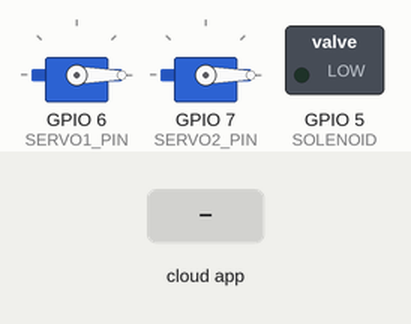
Simulated run of this sketch. Board: ESP32. On the bench: 2 × servo, switched loads named in the sketch (green lamp = pin HIGH). Inputs (shaded band) come from the test bench. WiFi joins after 1.5 s; servers stay silent unless stated; the Firebase database answers and starts empty; what the sketch prints to the serial monitor is not drawn.

Above: at 2.7 s.
2.8 s: the phone or cloud app sets 0 to 1
At 3.6 s:
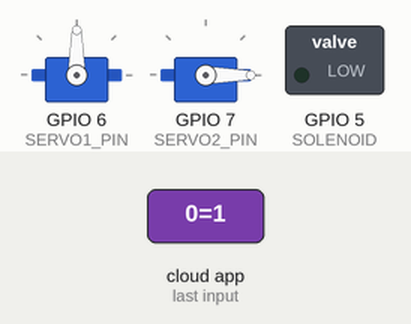
4.5 s: the phone or cloud app sets 1 to 1
At 5.8 s:
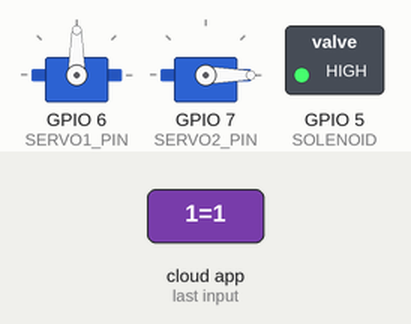
6.1 s: the phone or cloud app sets 4 to 1
At 6.6 s:
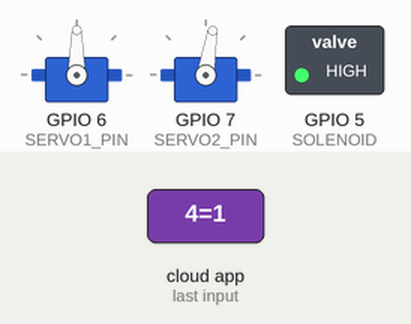
9.1 s: the phone or cloud app sets 0 to 0
At 10.11 s:
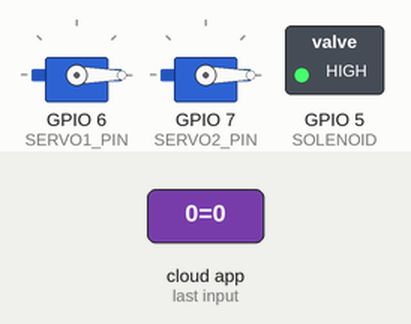
12.1 s: the phone or cloud app sets 1 to 0
At 12.98 s:
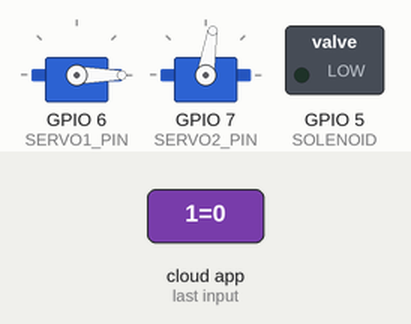
15.1 s: the phone or cloud app sets 0 to 1
At 15.53 s:
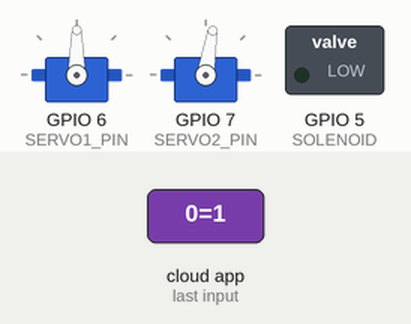
Timing chart, 0 to 19.1 s (numbered marks = the images above; inputs shaded):
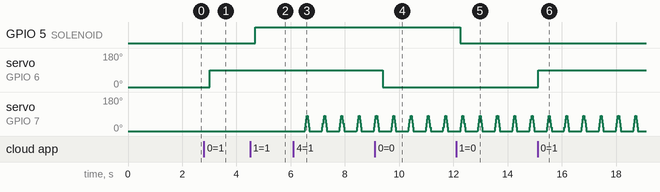

The sketch:

arduino-servo.ino
```cpp
#include <WiFi.h>
#include <Firebase_ESP_Client.h>
#include <ESP32Servo.h>

// Wi-Fi credentials
#define WIFI_SSID "Abhishek iPhone"
#define WIFI_PASSWORD "hacker55"

// Firebase credentials
#define API_KEY "AIzaSyB6W1DJLDT1mJ3X_DDR3AmKAPwyU27J2Ao"
#define DATABASE_URL "https://iot-sever-c8192-default-rtdb.europe-west1.firebasedatabase.app/"

// GPIOs
#define SERVO1_PIN 6
#define SERVO2_PIN 7
#define SOLENOID 5  // ✅ solenoid pin

// Firebase objects
FirebaseData fbdo;
FirebaseAuth auth;
FirebaseConfig config;
bool signupOK = false;

// Servo control
Servo servo1, servo2;
const int activeAngle = 90;
const int idleAngle = 0;

// Firebase paths
const String path1 = "/frets/0";
const String path2 = "/frets/4"; // strumming
const String path3 = "/frets/1";  // ✅ solenoid path

// Timing
unsigned long lastCheck = 0;
const unsigned long checkInterval = 200;

// State tracking
bool servo1State = false;
bool sweepingServo2 = false;
bool solenoidState = false;

void tokenStatusCallback(TokenInfo info) {
  if (info.status == token_status_ready) {
    Serial.println("Token Ready");
  } else {
    Serial.print("Token Status: ");
    Serial.println(info.status);
  }
}

void setup() {
  Serial.begin(115200);

  // Attach servos
  servo1.setPeriodHertz(50);
  servo2.setPeriodHertz(50);
  servo1.attach(SERVO1_PIN, 500, 2500);
  servo2.attach(SERVO2_PIN, 500, 2500);
  servo1.write(idleAngle);
  servo2.write(idleAngle);

  // ✅ Setup solenoid pin
  pinMode(SOLENOID, OUTPUT);
  digitalWrite(SOLENOID, LOW); // Default OFF

  // Initialize Wi-Fi
  WiFi.begin(WIFI_SSID, WIFI_PASSWORD);
  Serial.print("Connecting to Wi-Fi");
  while (WiFi.status() != WL_CONNECTED) {
    Serial.print(".");
    delay(300);
  }
  Serial.println("\nWiFi connected.");
  Serial.print("IP address: ");
  Serial.println(WiFi.localIP());

  // Firebase config
  config.api_key = API_KEY;
  config.database_url = DATABASE_URL;
  config.token_status_callback = tokenStatusCallback;

  if (Firebase.signUp(&config, &auth, "", "")) {
    Serial.println("Anonymous Sign-Up Successful");
    signupOK = true;
  } else {
    Serial.printf("Sign-Up Failed: %s\n", config.signer.signupError.message.c_str());
  }

  Firebase.begin(&config, &auth);
  Firebase.reconnectWiFi(true);
  Serial.println("Firebase Initialized");
}

void loop() {
  if (Firebase.ready() && signupOK && (millis() - lastCheck > checkInterval)) {
    lastCheck = millis();

    // Servo 1 (frets/0): move once
    if (Firebase.RTDB.getBool(&fbdo, path1)) {
      bool state = fbdo.boolData();
      if (state != servo1State) {
        servo1State = state;
        Serial.print("Servo 1 (frets/0): ");
        Serial.println(state ? "Moved to active" : "Reset to idle");
        servo1.write(state ? activeAngle : idleAngle);
      }
    }

    // Servo 2 (frets/1): sweep continuously
    if (Firebase.RTDB.getBool(&fbdo, path2)) {
      bool state = fbdo.boolData();
      if (state && !sweepingServo2) {
        sweepingServo2 = true;
        Serial.println("Servo 2 (frets/1): Start sweeping");
      } else if (!state && sweepingServo2) {
        sweepingServo2 = false;
        servo2.write(idleAngle);
        Serial.println("Servo 2 (frets/1): Stop sweeping");
      }
    }

    // ✅ Solenoid (frets/2)
    if (Firebase.RTDB.getBool(&fbdo, path3)) {
      bool state = fbdo.boolData();
      if (state != solenoidState) {
        solenoidState = state;
        digitalWrite(SOLENOID, state ? HIGH : LOW);
        Serial.print("Solenoid (frets/2): ");
        Serial.println(state ? "ON" : "OFF");
      }
    }
  }

  // Sweep servo2 only if enabled
  if (sweepingServo2) {
    for (int pos = idleAngle; pos <= activeAngle; pos++) {
      servo2.write(pos);
      delay(1);
      if (!sweepingServo2) break;
    }
    for (int pos = activeAngle; pos >= idleAngle; pos--) {
      servo2.write(pos);
      delay(1);
      if (!sweepingServo2) break;
    }
  }

  delay(5);
}
```

Measured:
- after the input at 2.8 s, servo on GPIO 6 (SERVO1_PIN): 0° → 90° after 0.22 s
- after the input at 4.5 s, GPIO 5 (SOLENOID): LOW → HIGH after 0.19 s
- after the input at 6.1 s, servo on GPIO 7 (SERVO2_PIN): 0° → 1° after 0.41 s, then repeats every 0.64 s: 21° 0.02 s, 41° 0.02 s, 61° 0.02 s, 81° 0.02 s, 80° 0.02 s, 60° 0.02 s, 40° 0.02 s, 20° 0.02 s, 0° 0.46 s, 1° 0.02 s
- after the input at 9.1 s, servo on GPIO 6 (SERVO1_PIN): 90° → 0° after 0.30 s
- after the input at 12.1 s, GPIO 5 (SOLENOID): HIGH → LOW after 0.15 s
- after the input at 15.1 s, servo on GPIO 6 (SERVO1_PIN): 0° → 90° at once
